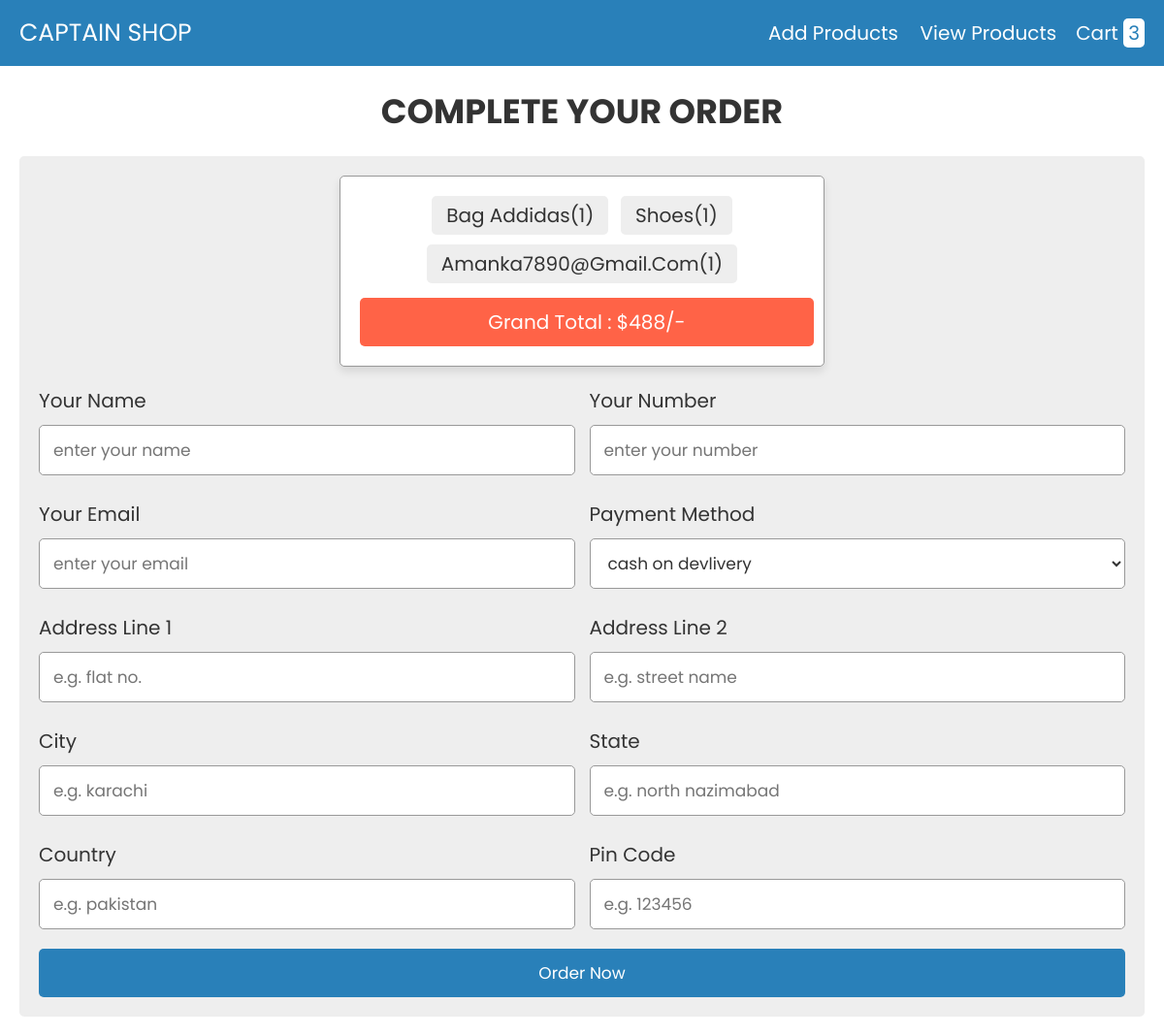
The page /admin_panel/checkout.php on the database its author committed.
### tables this page shows
CREATE TABLE `cart` (
  `id` int(50) NOT NULL,
  `name` varchar(200) NOT NULL,
  `price` varchar(200) NOT NULL,
  `image` varchar(200) NOT NULL,
  `quantity` varchar(200) NOT NULL
);

### admin_panel/checkout.php (the view, shortened to what this page needs)
<?php
@include 'config.php';
?>
<!DOCTYPE html>
<html lang="en">
<head>
   <link rel="stylesheet" href="https://cdnjs.cloudflare.com/ajax/libs/font-awesome/6.0.0/css/all.min.css">
   <link rel="stylesheet" href="css/style.css">
</head>
<body>
<?php include 'header.php'; ?>
<div class="container">
<section class="checkout-form">
   <h1 class="heading">complete your order</h1>
   <form action="" method="post">
   <div class="display-order">
      <?php
         $select_cart = mysqli_query($conn, "SELECT * FROM `cart`");
         $total = 0;
         $grand_total = 0;
         if(mysqli_num_rows($select_cart) > 0){
            while($fetch_cart = mysqli_fetch_assoc($select_cart)){
            $total_price = number_format($fetch_cart['price'] * $fetch_cart['quantity']);
            $grand_total = $total += $total_price;
      ?>
      <span><?= $fetch_cart['name']; ?>(<?= $fetch_cart['quantity']; ?>)</span>
      <?php
         }
      }else{
         echo "<div class='display-order'><span>your cart is empty!</span></div>";
      }
      ?>
      <span class="grand-total"> grand total : $<?= $grand_total; ?>/- </span>
   </div>
      <div class="flex">
         <div class="inputBox">
            <span>your name</span>
            <input type="text" placeholder="enter your name" name="name" required>
         </div>
         <div class="inputBox">
            <span>your number</span>
            <input type="number" placeholder="enter your number" name="number" required>
         </div>
         <div class="inputBox">
            <span>your email</span>
            <input type="email" placeholder="enter your email" name="email" required>
         </div>
         <div class="inputBox">
            <span>payment method</span>
            <select name="method">
               <option value="cash on delivery" selected>cash on devlivery</option>
            </select>
         </div>
         <div class="inputBox">
            <span>address line 1</span>
            <input type="text" placeholder="e.g. flat no." name="flat" required>
         </div>
         <div class="inputBox">
            <span>address line 2</span>
            <input type="text" placeholder="e.g. street name" name="street" required>
         </div>
         <div class="inputBox">
            <span>city</span>
            <input type="text" placeholder="e.g. karachi" name="city" required>
         </div>
         <div class="inputBox">
            <span>state</span>
            <input type="text" placeholder="e.g. north nazimabad" name="state" required>
         </div>
         <div class="inputBox">
            <span>country</span>
            <input type="text" placeholder="e.g. pakistan" name="country" required>
         </div>
         <div class="inputBox">
            <span>pin code</span>
            <input type="text" placeholder="e.g. 123456" name="pin_code" required>
         </div>
      </div>
      <input type="submit" value="order now" name="order_btn" class="btn">
   </form>
</section>
</div>
</body>
</html>

### admin_panel/css/style.css (style rules this page uses)
:root { --blue:#2980b9; --red:tomato; --orange:orange; --black:#333; --white:#fff; --bg-color:#eee; --dark-bg:rgba(0,0,0,.7); --box-shadow:0 .5rem 1rem rgba(0,0,0,.1); --border:.1rem solid #999; }
* { font-family: 'Poppins', sans-serif; margin:0; padding:0; box-sizing: border-box; outline: none; border:none; text-decoration: none; text-transform: capitalize; }
html { font-size: 62.5%; overflow-x: hidden; }
.container { max-width: 1200px; margin:0 auto; }
section { padding:2rem; }
.heading { text-align: center; font-size: 3.5rem; text-transform: uppercase; color:var(--black); margin-bottom: 2rem; }
.btn, .option-btn, .delete-btn { display: block; width: 100%; text-align: center; background-color: var(--blue); color:var(--white); font-size: 1.7rem; padding:1.2rem 3rem; border-radius: .5rem; cursor: pointer; margin-top: 1rem; }
.checkout-form form { padding:2rem; border-radius: .5rem; background-color: var(--bg-color); }
.checkout-form form .flex { display: flex; flex-wrap: wrap; gap:1.5rem; }
.checkout-form form .flex .inputBox { flex:1 1 40rem; }
.checkout-form form .flex .inputBox span { font-size: 2rem; color:var(--black); }
.checkout-form form .flex .inputBox input, .checkout-form form .flex .inputBox select { width: 100%; background-color: var(--white); font-size: 1.7rem; color:var(--black); border-radius: .5rem; margin:1rem 0; padding:1.2rem 1.4rem; text-transform: none; border:var(--border); }
.display-order { max-width: 50rem; background-color: var(--white); border-radius: .5rem; text-align: center; padding:1.5rem; margin:0 auto; margin-bottom: 2rem; box-shadow: var(--box-shadow); border:var(--border); }
.display-order span { display: inline-block; border-radius: .5rem; background-color: var(--bg-color); padding:.5rem 1.5rem; font-size: 2rem; color:var(--black); margin:.5rem; }
.display-order span.grand-total { width: 100%; background-color: var(--red); color:var(--white); padding:1rem; margin-top: 1rem; }

### rows shown on the page
cart: name "Bag Addidas", quantity "1"
cart: name "Shoes", quantity "1"
cart: name "Amanka7890@gmail.com", quantity "1"

### other values the page prints
$row_count "3"
$grand_total "488"
